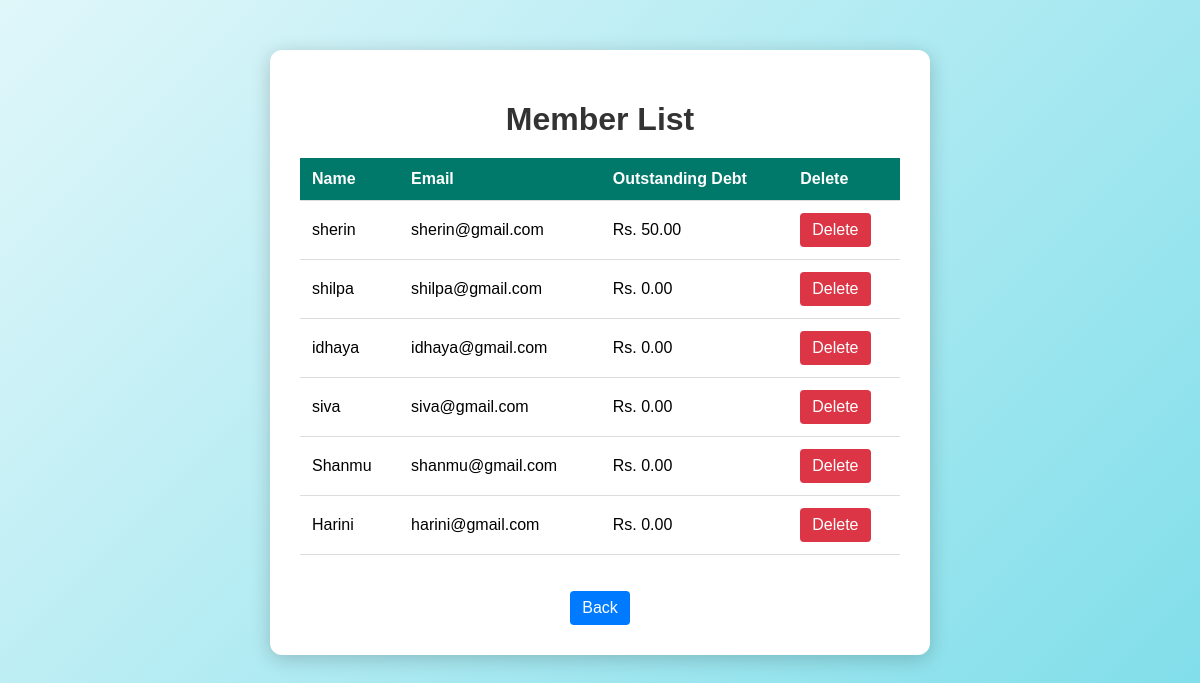
The page /members/ on the database its author committed.
### library_app/models.py (models this page shows, shortened)
class Member(models.Model):
    name = models.CharField(max_length=100)
    email = models.EmailField(unique=True)
    outstanding_debt = models.DecimalField(max_digits=5, decimal_places=2, default=0)

### library_app/views.py (the view)
# urls.py: path('members/', member_list.as_view(), name='member_list'),
class member_list(View):
    def get(self,request):
        members = Member.objects.all()
        return render(request, 'member_list.html', {'members': members})

### library_app/templates/member_list.html (shortened to what this page needs)
<!DOCTYPE html>
<html lang="en">
<head>
</head>
<body>
    <div class="container">
        <h1>Member List</h1>
        {% if members %}
            <table>
                <thead>
                    <tr>
                        <th>Name</th>
                        <th>Email</th>
                        <th>Outstanding Debt</th>
                        <th>Delete</th>
                    </tr>
                </thead>
                <tbody>
                    {% for member in members %}
                        <tr>
                            <td>{{ member.name }}</td>
                            <td>{{ member.email }}</td>
                            <td>Rs. {{ member.outstanding_debt }}</td>
                            <td><a href="{% url 'delete_member' member.id %}" class="btn btn-delete">
                                Delete</a>
                            </td>
                        </tr>
                    {% endfor %}
                </tbody>
            </table>
            <br><br>
            <div class="button-container"><center>
                <a href="{% url 'book_list' %}" class="btn">
                    Back</a></center>
            </div>
        {% else %}
            <p>No members found.</p>
        {% endif %}
    </div>
</body>
</html>

### library_app/templates/member_list.html (style rules this page uses)
body { font-family: Arial, sans-serif; background: linear-gradient(135deg, #e0f7fa, #80deea); margin: 0; padding: 0; }
.container { max-width: 600px; margin: 50px auto; padding: 30px; background-color: white; border-radius: 12px; box-shadow: 0 4px 20px rgba(0, 0, 0, 0.2); }
h1 { text-align: center; color: #333; margin-bottom: 20px; }
table { width: 100%; border-collapse: collapse; margin-top: 20px; }
thead { background-color: #00796b; color: white; }
th, td { padding: 12px; text-align: left; border-bottom: 1px solid #ddd; }
.btn { text-decoration: none; padding: 8px 12px; background-color: #007bff; color: white; border-radius: 4px; display: inline-block; transition: background-color 0.3s, transform 0.3s; }
.btn-delete { background-color: #dc3545; }

### rows shown on the page
Member: name "sherin", email "sherin@gmail.com", outstanding_debt "50.00"
Member: name "shilpa", email "shilpa@gmail.com", outstanding_debt "0.00"
Member: name "idhaya", email "idhaya@gmail.com", outstanding_debt "0.00"
Member: name "siva", email "siva@gmail.com", outstanding_debt "0.00"
Member: name "Shanmu", email "shanmu@gmail.com", outstanding_debt "0.00"
Member: name "Harini", email "harini@gmail.com", outstanding_debt "0.00"
